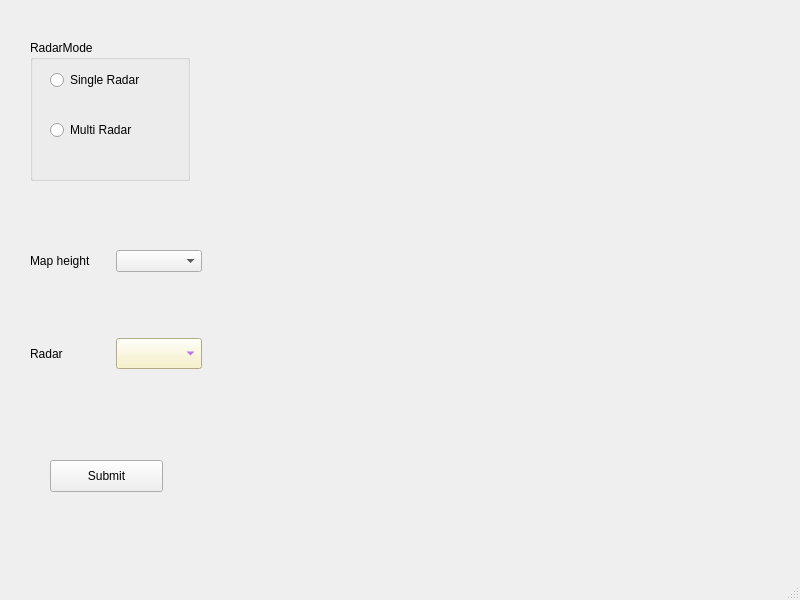
<?xml version="1.0" encoding="UTF-8"?>
<ui version="4.0">
 <class>MainWindow</class>
 <widget class="QMainWindow" name="MainWindow">
  <property name="geometry">
   <rect>
    <x>0</x>
    <y>0</y>
    <width>800</width>
    <height>600</height>
   </rect>
  </property>
  <property name="windowTitle">
   <string>MainWindow</string>
  </property>
  <widget class="QWidget" name="centralwidget">
   <widget class="QWidget" name="gridLayoutWidget">
    <property name="geometry">
     <rect>
      <x>30</x>
      <y>190</y>
      <width>172</width>
      <height>241</height>
     </rect>
    </property>
    <layout class="QGridLayout" name="gridLayout">
     <item row="0" column="1">
      <widget class="QComboBox" name="hgtComboBox"/>
     </item>
     <item row="0" column="0">
      <widget class="QLabel" name="hgtLab">
       <property name="text">
        <string>Map height</string>
       </property>
      </widget>
     </item>
     <item row="1" column="0">
      <widget class="QLabel" name="radarLab">
       <property name="text">
        <string>Radar</string>
       </property>
      </widget>
     </item>
     <item row="1" column="1">
      <widget class="QComboBox" name="radComboBox">
       <property name="styleSheet">
        <string notr="true">QComboBox#radComboBox{
     background-color: rgb(247, 240, 188);
     font: 87 12pt Arial Black;
	color: rgb(150, 39, 230)
}</string>
       </property>
      </widget>
     </item>
    </layout>
   </widget>
   <widget class="QWidget" name="verticalLayoutWidget">
    <property name="geometry">
     <rect>
      <x>30</x>
      <y>40</y>
      <width>160</width>
      <height>141</height>
     </rect>
    </property>
    <layout class="QVBoxLayout" name="verticalLayout">
     <item>
      <widget class="QGroupBox" name="radarModeBox">
       <property name="title">
        <string>RadarMode</string>
       </property>
       <widget class="QRadioButton" name="singleRadBtn">
        <property name="geometry">
         <rect>
          <x>20</x>
          <y>30</y>
          <width>99</width>
          <height>20</height>
         </rect>
        </property>
        <property name="text">
         <string>Single Radar</string>
        </property>
       </widget>
       <widget class="QRadioButton" name="multiRadBtn">
        <property name="geometry">
         <rect>
          <x>20</x>
          <y>80</y>
          <width>99</width>
          <height>20</height>
         </rect>
        </property>
        <property name="text">
         <string>Multi Radar</string>
        </property>
       </widget>
      </widget>
     </item>
    </layout>
   </widget>
   <widget class="QPushButton" name="submitBtn">
    <property name="geometry">
     <rect>
      <x>50</x>
      <y>460</y>
      <width>113</width>
      <height>32</height>
     </rect>
    </property>
    <property name="text">
     <string>Submit</string>
    </property>
   </widget>
  </widget>
  <widget class="QMenuBar" name="menubar">
   <property name="geometry">
    <rect>
     <x>0</x>
     <y>0</y>
     <width>800</width>
     <height>24</height>
    </rect>
   </property>
  </widget>
  <widget class="QStatusBar" name="statusbar"/>
 </widget>
 <resources/>
 <connections/>
</ui>
